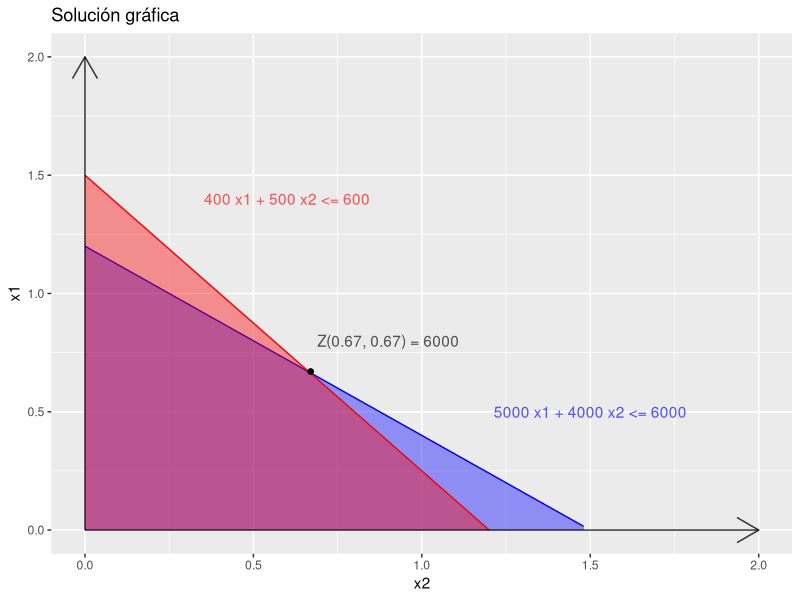

This chart was generated by the following R code:
## ---- chunk 1
# install.packages("lpSolve")
library(lpSolve)

# Coeficientes de la funcion objetivo
f.obj <- c(4500, 4500)
f.obj # Imprimimos los coef. de la función obj, para ver que estén bien inicializados
## ---- chunk 2

# Inicializamos la matriz de coeficientes de las restricciones por fila
# No se considera la restricción de no negatividad ya que es asumida automáticamente
f.con <- matrix(c(5000, 4000, 400, 500), nrow = 2, byrow = TRUE)

# Inicializamos los signos de las inecuaciones
f.dir <- c("<=","<=")

# Inicializamos la columna de términos constantes
f.rhs <- c(6000,600)

## ---- chunk 3

# Valor final de Z
solution <- lp(direction = "max", objective.in = f.obj, const.mat = f.con, const.dir = f.dir, const.rhs = f.rhs)

max_value <- solution$objval
point <- solution$solution

print(paste(
  "El valor maximo en ganancias es igual a ", 
  max_value, 
  " y se obtine en el punto (x1,x2) = ", 
  format(round(point[1],2), nsmall = 2),
  " , ",
  format(round(point[2],2), nsmall = 2)
  ))

## ---- chunk 4
# install.packages("ggplot2")

library(ggplot2)
options(warn = -1)

fun.1 <- function(x) -0.8 * x + 1.2
fun.2 <- function(x) -1.25 * x + 1.5

ggplot(data.frame(x=c(0,2)), aes(x)) +
  stat_function(fun=fun.1, geom="area",fill="blue",alpha=0.4) +
  stat_function(fun=fun.1, geom="line",col="blue",alpha=1) +
  geom_text(aes(x=1.5,y=0.5,label="5000 x1 + 4000 x2 <= 6000"), col="blue", alpha=0.4) +
  
  stat_function(fun=fun.2, geom="area",fill="red",alpha=0.4) +
  stat_function(fun=fun.2, geom="line",col="red",alpha=1) +
  geom_text(aes(x=0.6,y=1.4,label="400 x1 + 500 x2 <= 600"), col="red", alpha=0.4) +
  
  geom_point(aes(x=0.67, y=0.67), colour="black")+
  geom_text(aes(x=0.9,y=0.8,label="Z(0.67, 0.67) = 6000"), col="black", alpha=0.4) +
  
  geom_segment(mapping=aes(x=0,y=0,xend=2, yend=0), arrow=arrow(), size=0.5, alpha=0.5) +
  geom_segment(mapping=aes(x=0,y=0,xend=0, yend=2), arrow=arrow(), size=0.5, alpha=0.5) +
  
  ylab("x1") + xlab ("x2") +
  ggtitle("Solución gráfica") +
  ylim(0,2)
